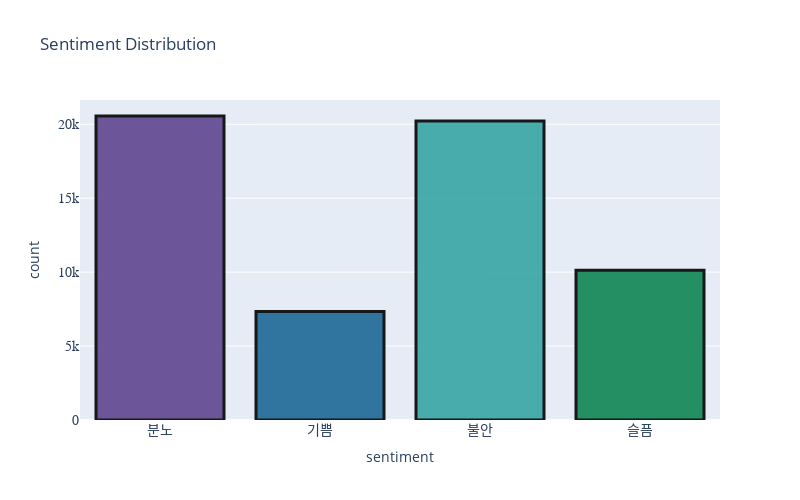

The code cell stored with this chart in its notebook:
### Code cell
# "sentiment" 컬럼의 값들의 분포를 막대그래프로 그리기
fig = px.histogram(result, x='sentiment', title='Sentiment Distribution')

# fig의 크기 조절 (width와 height를 원하는 크기로 설정합니다.)
fig.update_layout(
    width=800,  # 가로 크기
    height=500,  # 세로 크기
    xaxis=dict(tickfont=dict(size=14, family='Arial, bold')),  # x축 레이블 폰트 크기와 스타일 조절
    yaxis=dict(tickfont=dict(size=14, family='Arial, bold')),  # y축 레이블 폰트 크기와 스타일 조절
)

# 색상을 랜덤으로 지정
# 'color_discrete_sequence' 파라미터에 'px.colors.qualitative'를 사용하면 Plotly에서 제공하는 랜덤 색상을 사용할 수 있습니다.
fig.update_traces(marker=dict(color=px.colors.qualitative.Prism))

# 막대그래프의 모양 변경 (width 속성을 여기서 조절)
fig.update_traces(
    marker=dict(color=px.colors.qualitative.Prism),  # 색상을 랜덤하게 지정
    marker_line_width=3,  # 테두리 선 두께 조절
    marker_line_color='black',  # 테두리 선 색상 조절
    opacity=0.9,  # 막대의 투명도 조절 (0부터 1 사이의 값을 사용, 1은 완전 불투명)
)

# 그래프 출력
fig.show()

### Figure 1 — Plotly figure (JSON) as saved in the notebook; plotly's stock layout.template omitted (floating-point values rounded to 4 significant figures; data arrays with more than 128 entries replaced by an {"elided": "..."} marker saying what was removed)
{"data": [{"alignmentgroup": "True", "bingroup": "x", "hovertemplate": "sentiment=%{x}<br>count=%{y}<extra></extra>", "legendgroup": "", "marker": {"color": ["rgb(95, 70, 144)", "rgb(29, 105, 150)", "rgb(56, 166, 165)", "rgb(15, 133, 84)", "rgb(115, 175, 72)", "rgb(237, 173, 8)", "rgb(225, 124, 5)", "rgb(204, 80, 62)", "rgb(148, 52, 110)", "rgb(111, 64, 112)", "rgb(102, 102, 102)"], "line": {"color": "black", "width": 3}, "pattern": {"shape": ""}}, "name": "", "offsetgroup": "", "opacity": 0.9, "orientation": "v", "showlegend": false, "type": "histogram", "x": {"elided": "58256 str values"}, "xaxis": "x", "yaxis": "y"}], "layout": {"barmode": "relative", "height": 500, "legend": {"tracegroupgap": 0}, "title": {"text": "Sentiment Distribution"}, "width": 800, "xaxis": {"anchor": "y", "domain": [0, 1], "tickfont": {"family": "Arial, bold", "size": 14}, "title": {"text": "sentiment"}}, "yaxis": {"anchor": "x", "domain": [0, 1], "tickfont": {"family": "Arial, bold", "size": 14}, "title": {"text": "count"}}}}
